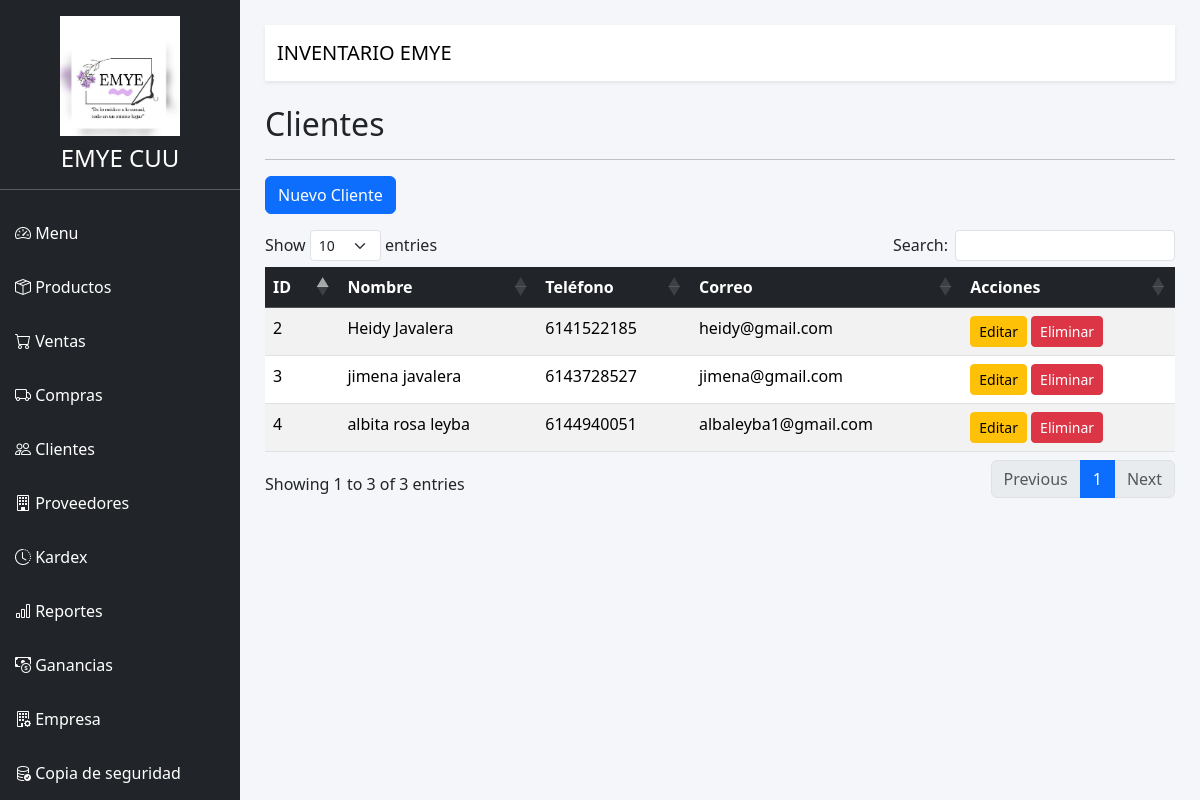
Screenshot of /clientes with the database file from the repository.
### SistemaInventarioWeb/models/database.py (models this page shows)
class Empresa(db.Model):
    __tablename__ = "empresa"
    id = db.Column(db.Integer, primary_key=True)
    nombre = db.Column(db.String(150), nullable=False)
    direccion = db.Column(db.String(250))
    telefono = db.Column(db.String(30))
    correo = db.Column(db.String(120))
    rfc = db.Column(db.String(30))
    sitio_web = db.Column(db.String(120))
    logo = db.Column(db.String(200))

class Cliente(db.Model):
    __tablename__ = "clientes"
    id = db.Column(db.Integer, primary_key=True)
    nombre = db.Column(db.String(100), nullable=False)
    telefono = db.Column(db.String(20))
    correo = db.Column(db.String(100))

### SistemaInventarioWeb/routes/clientes.py (the view)
@clientes_bp.route("/clientes")
def clientes():
    lista = Cliente.query.all()
    return render_template(
        "clientes.html",
        clientes=lista
    )

### SistemaInventarioWeb/app.py (called while the page is built)
@app.context_processor
def datos_empresa():
    empresa = Empresa.query.first()
    return {
        "empresa": empresa
    }

### SistemaInventarioWeb/templates/clientes.html (shortened to what this page needs)
{% extends 'base.html' %}
{% block contenido %}
<h2>Clientes</h2>
<hr>
<a href="/clientes/nuevo" class="btn btn-primary mb-3">
    Nuevo Cliente
</a>
<table id="tablaClientes" class="table table-striped table-hover">
    <thead class="table-dark">
        <tr>
            <th>ID</th>
            <th>Nombre</th>
            <th>Teléfono</th>
            <th>Correo</th>
            <th>Acciones</th>
        </tr>
    </thead>
    <tbody>
    {% for c in clientes %}
        <tr>
            <td>{{ c.id }}</td>
            <td>{{ c.nombre }}</td>
            <td>{{ c.telefono }}</td>
            <td>{{ c.correo }}</td>
            <td>
                <a href="/clientes/editar/{{ c.id }}"
                   class="btn btn-warning btn-sm">
                    Editar
                </a>
                <a href="/clientes/eliminar/{{ c.id }}"
                   class="btn btn-danger btn-sm"
                   onclick="return confirm('¿Eliminar este cliente?')">
                    Eliminar
                </a>
            </td>
        </tr>
    {% endfor %}
    </tbody>
</table>
{% endblock %}

### SistemaInventarioWeb/templates/base.html (shortened to what this page needs)
<!DOCTYPE html>
<html lang="es">
<head>
    <link href="https://cdn.jsdelivr.net/npm/bootstrap@5.3.8/dist/css/bootstrap.min.css" rel="stylesheet">
    <link href="https://cdn.jsdelivr.net/npm/bootstrap-icons@1.13.1/font/bootstrap-icons.css" rel="stylesheet">
    <link rel="stylesheet"
          href="https://cdn.datatables.net/1.13.8/css/dataTables.bootstrap5.min.css">
    <link href="https://cdn.jsdelivr.net/npm/select2@4.1.0-rc.0/dist/css/select2.min.css" rel="stylesheet">
    <link rel="stylesheet"
          href="{{ url_for('static', filename='css/style.css') }}">
</head>
<body>
<div class="d-flex">
    <div class="sidebar">
        <div class="text-center mt-3">
    {% if empresa and empresa.logo %}
    <img
    src="{{ url_for('static', filename=empresa.logo) }}"
    style="width:120px;height:120px;object-fit:contain;"
    class="mb-2">
    {% endif %}
    <h4 class="text-white">
        {% if empresa %}
            {{ empresa.nombre }}
        {% else %}
            EMYE CUU
        {% endif %}
    </h4>
</div>
        <hr>
        <a href="/">
            <i class="bi bi-speedometer2"></i>
            Menu
        </a>
        <a href="/productos">
            <i class="bi bi-box-seam"></i>
            Productos
        </a>
        <a href="/ventas">
            <i class="bi bi-cart"></i>
            Ventas
        </a>
        <a href="/compras">
            <i class="bi bi-truck"></i>
            Compras
        </a>
        <a href="/clientes">
            <i class="bi bi-people"></i>
            Clientes
        </a>
        <a href="/proveedores">
            <i class="bi bi-building"></i>
            Proveedores
        </a>
        <a href="/kardex">
            <i class="bi bi-clock-history"></i>
            Kardex
        </a>
        <a href="/reportes">
            <i class="bi bi-bar-chart"></i>
            Reportes
        </a>
        <a href="/ganancias">
           <i class="bi bi-cash-coin"></i>
         Ganancias
          </a>
            <a href="/empresa">
            <i class="bi bi-building-gear"></i>
           Empresa
        </a>
        <a href="/respaldo">
            <i class="bi bi-database-check"></i>
            Copia de seguridad
        </a>
    </div>
    <div class="contenido">
        <nav class="navbar bg-white shadow-sm mb-4">
            <div class="container-fluid">
                <span class="navbar-brand">
                    INVENTARIO EMYE
                </span>
            </div>
        </nav>
        {% block contenido %}
        {% endblock %}
    </div>
</div>
</body>
</html>

### SistemaInventarioWeb/static/css/style.css (style rules this page uses)
body { background:#f4f6f9; }
.sidebar { width:240px; height:100vh; background:#212529; color:white; position:fixed; top:0; left:0; overflow-y:auto; }
.sidebar a { color:white; display:block; padding:15px; text-decoration:none; }
.contenido { margin-left:240px; width:100%; padding:25px; }

### rows the page displays
Empresa: logo (picture), nombre "EMYE CUU"
Cliente: id "2", nombre "Heidy Javalera", telefono "6141522185", correo "heidy@gmail.com"
Cliente: id "3", nombre "jimena javalera", telefono "6143728527", correo "jimena@gmail.com"
Cliente: id "4", nombre "albita rosa leyba", telefono "6144940051", correo "albaleyba1@gmail.com"
